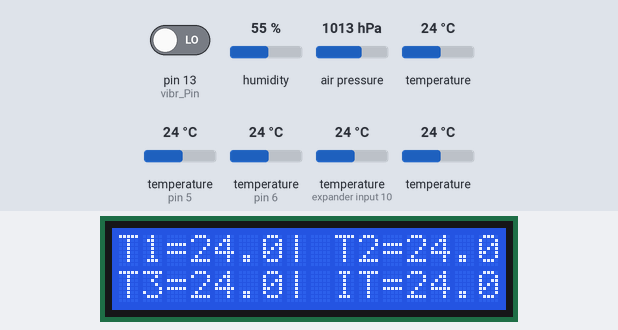
A sketch run on a simulated Arduino Uno, built with avr-gcc and run on an emulated ATmega328P. Parts: 16×2 character LCD. The test bench sets the inputs (shaded band); at power-on: humidity 55 %, temperature 24 °C, temperature (sensors on pin 6, expander input 10, pin 5) 24 °C, pin 13 (vibr_Pin) LOW, air pressure 1013 hPa. What the sketch prints to the serial monitor is not drawn.

Above: at 2.4 s.
2.5 s: humidity set to 22 %
At 11.1 s:
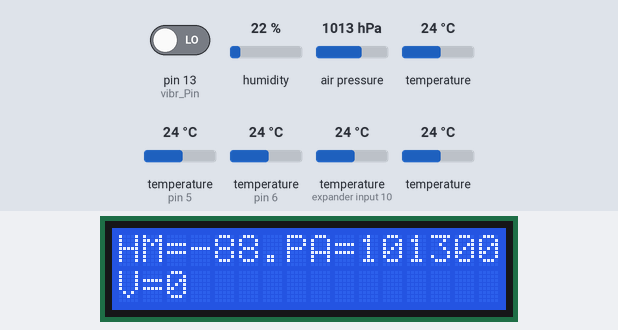
11.4 s: temperature (sensor 0) set to 12 °C
At 22.7 s:
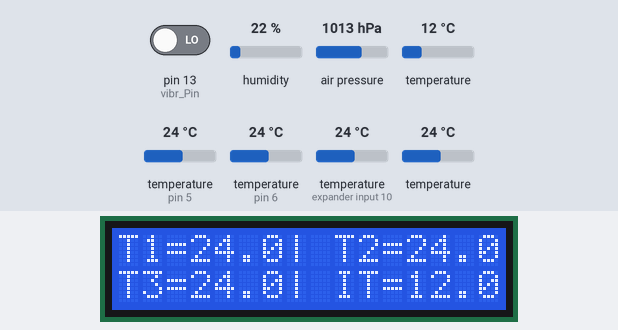
23.0 s: temperature (sensor on pin 6) set to 12 °C
At 24.9 s:
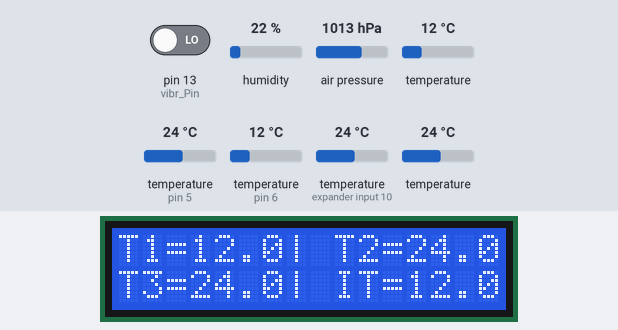
30.1 s: temperature (sensor on expander input 10) set to 12 °C
At 42.4 s:
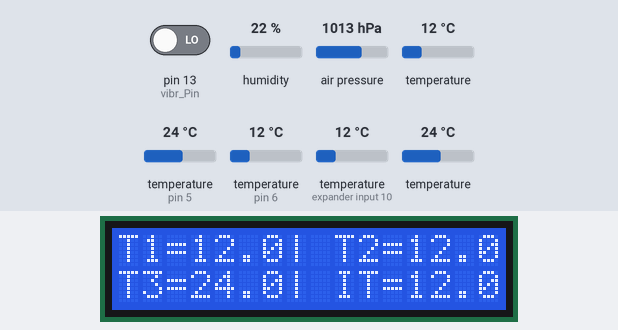
42.7 s: temperature (sensor 206) set to 12 °C
At 44.5 s:
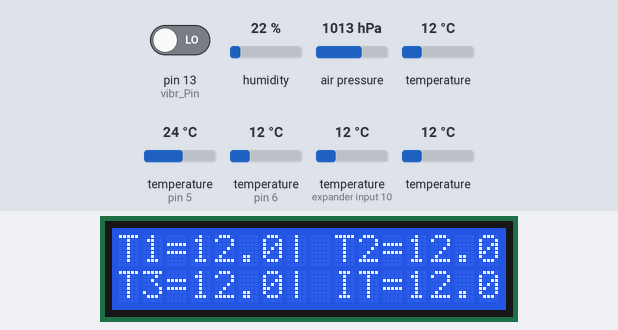
49.8 s: temperature (sensor 0) set to 19 °C
At 62.1 s:
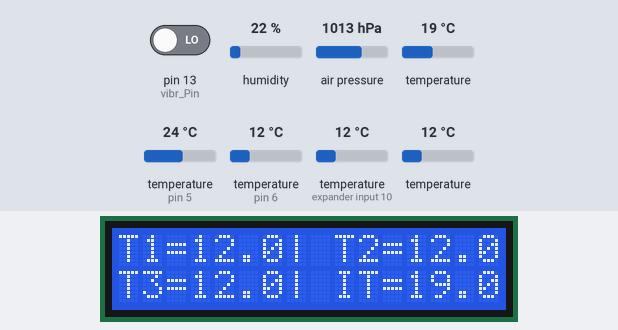
Timing chart, 0 to 63.4 s (numbered marks = the images above; inputs shaded):
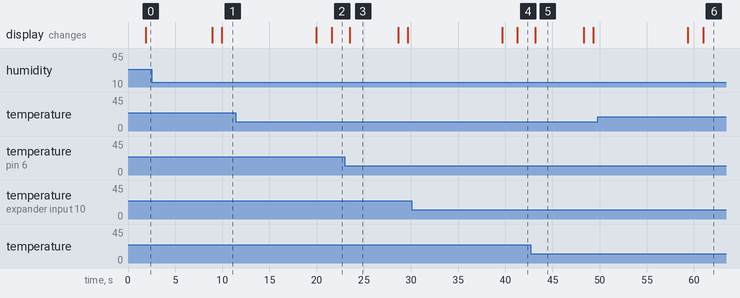

Measured:
- what the display in image 3 shows lasts 5.1 s, from 23.5 s to 28.6 s

The sketch:

sketch_nov24a.ino
```cpp
//26.11.2021 11.36 AM latest code
#include <Wire.h>

#include <OneWire.h>
#include <DallasTemperature.h>

// Data wire is plugged TO GPIO 4
#define ONE_WIRE_BUS 6

//DHT
#include "DHT.h"

#define DHTPIN 5     // what pin we're connected to

// Uncomment whatever type you're using!
#define DHTTYPE DHT11   // DHT 11
//#define DHTTYPE DHT22   // DHT 22  (AM2302)
//#define DHTTYPE DHT21   // DHT 21 (AM2301)

// Initialize DHT sensor for normal 16mhz Arduino
DHT dht(DHTPIN, DHTTYPE);

//DHT

float temp1;
float temp2;
float temp3;

int t1_temp = 7;
int t2_temp = 8;
int t3_temp = 9;
int t4_temp = 10;

int vibr_Pin =13;

#include <LiquidCrystal_I2C.h>
LiquidCrystal_I2C lcd(0x27,16,2);

int buzzr = 11;
// Setup a oneWire instance to communicate with any OneWire devices (not just Maxim/Dallas temperature ICs)
OneWire oneWire(ONE_WIRE_BUS);

// Pass our oneWire reference to Dallas Temperature.
DallasTemperature sensors(&oneWire);

// Number of temperature devices found
int numberOfDevices;

// We'll use this variable to store a found device address
DeviceAddress tempDeviceAddress;

//BMP
#include <Wire.h>
#include <SPI.h>
#include <Adafruit_BMP280.h>

#define BMP_SCK  (13)
#define BMP_MISO (12)
#define BMP_MOSI (11)
#define BMP_CS   (10)

Adafruit_BMP280 bmp; // I2C

//BMP

void setup(){

lcd.init();                      // initialize the lcd
lcd.init();
  // Print a message to the LCD.
 lcd.backlight();
   //start serial port
  Serial.begin(9600);
  pinMode(vibr_Pin, INPUT);
  // Start up the library
  sensors.begin();

  // Grab a count of devices on the wire
  numberOfDevices = sensors.getDeviceCount();

  // locate devices on the bus
  Serial.print("Locating devices...");
  Serial.print("Found ");
  Serial.print(numberOfDevices, DEC);
  Serial.println(" devices.");

  // Loop through each device, print out address
  for(int i=0;i<numberOfDevices; i++){
    // Search the wire for address
    if(sensors.getAddress(tempDeviceAddress, i)){
      Serial.print("Found device ");
      Serial.print(i, DEC);
      Serial.print(" with address: ");
      printAddress(tempDeviceAddress);
      Serial.println();
    } else {
      Serial.print("Found ghost device at ");
      Serial.print(i, DEC);
      Serial.print(" but could not detect address. Check power and cabling");
    }
  }

  //BMP
  Serial.println(F("BMP280 test"));

  //if (!bmp.begin(BMP280_ADDRESS_ALT, BMP280_CHIPID)) {
  if (!bmp.begin()) {
    Serial.println(F("Could not find a valid BMP280 sensor, check wiring or "
                      "try a different address!"));
    while (1) delay(10);
  }

  /* Default settings from datasheet. */
  bmp.setSampling(Adafruit_BMP280::MODE_NORMAL,     /* Operating Mode. */
                  Adafruit_BMP280::SAMPLING_X2,     /* Temp. oversampling */
                  Adafruit_BMP280::SAMPLING_X16,    /* Pressure oversampling */
                  Adafruit_BMP280::FILTER_X16,      /* Filtering. */
                  Adafruit_BMP280::STANDBY_MS_500); /* Standby time. */

  //BMP
}

void loop(){


  sensors.requestTemperatures(); // Send the command to get temperatures

  // Loop through each device, print out temperature data
  for(int i=0;i<numberOfDevices; i++){
    // Search the wire for address
    if(sensors.getAddress(tempDeviceAddress, i)){
      // Output the device ID
      Serial.print("device: ");
      Serial.println(i,DEC);
      // Print the data
      float tempC = sensors.getTempC(tempDeviceAddress);
      Serial.print("Temp C: ");
      Serial.println(tempC);

sensors.requestTemperatures();
  Serial.print("Temperature 1 is: ");
  temp1 = sensors.getTempCByIndex(0);
  Serial.println(temp1); // Why "byIndex"? You can have more than one IC on the same bus. 0 refers to the first IC on the wire

lcd.setCursor(0,0);
lcd.print("T1=");
lcd.print(temp1);

   if(temp1>=30)
      {
      digitalWrite(t1_temp,HIGH);

      }else{
      digitalWrite(t1_temp,LOW);
        }

  temp2 = sensors.getTempCByIndex(1);
  Serial.print("Temperature 2 is: ");
  Serial.println(temp2);

lcd.setCursor(7,0);
lcd.print("| T2=");
lcd.print(temp2);

   if(temp2>=30)
      {
      digitalWrite(t2_temp,HIGH);

      }else{
        digitalWrite(t2_temp,LOW);
        }

  temp3 = sensors.getTempCByIndex(2);
  Serial.print("Temperature 3 is: ");
  Serial.println(temp3);

lcd.setCursor(0,1);
lcd.print("T3=");
lcd.print(temp3);

    Serial.print(F("Temperature = "));
    Serial.print(bmp.readTemperature());
    Serial.println(" *C");

    lcd.setCursor(7,1);
    lcd.print("| IT=");
    lcd.print(bmp.readTemperature());

if(temp3>=30)
      {
      digitalWrite(t3_temp,HIGH);

      }else{
        digitalWrite(t3_temp,LOW);
        }
     delay(100);
      if(temp1 >= 30 || temp2>= 30 || temp3>= 30){
        digitalWrite(buzzr,HIGH);
        }else{
          digitalWrite(buzzr,LOW);
          }
    }
  }
  delay(5000);
  lcd.clear();
  //DHT

  float h = dht.readHumidity();
  float t = dht.readTemperature();

  // Check if any reads failed and exit early (to try again).
  if (isnan(h) || isnan(t))
  {
    Serial.println("Failed to read from DHT sensor!");
    return;
  }

  Serial.print("Humidity: ");
  Serial.print(h);

  Serial.print("Temperature: ");
  Serial.print(t);
  Serial.print(" *C ");

  //lcd.setCursor(7,1);
  //lcd.print("  IT=");
  //lcd.print(t+15);

  lcd.setCursor(0,0);
  lcd.print("HM=");
  lcd.print(h-110);

    Serial.print(F("Pressure = "));
    Serial.print(bmp.readPressure());
    Serial.println(" Pa");

    lcd.setCursor(7,0);
    lcd.print("PA=");
    lcd.print(bmp.readPressure());

  //SW180
   long measurement =TP_init();
   Serial.println(measurement);

    lcd.setCursor(0,1);
    lcd.print("V=");
    lcd.print(measurement);
  //SW180

  delay(10000);
  lcd.clear();
  //DHT

  //BMP


    Serial.print(F("Approx altitude = "));
    Serial.print(bmp.readAltitude(1013.25)); /* Adjusted to local forecast! */
    Serial.println(" m");

    Serial.println();


  //BMP


}

// function to print a device address
void printAddress(DeviceAddress deviceAddress) {
  for (uint8_t i = 0; i < 8; i++){
    if (deviceAddress[i] < 16) Serial.print("0");
      Serial.print(deviceAddress[i], HEX);
  }
}
long TP_init(){
  delay(10);
  long measurement=pulseIn (vibr_Pin, HIGH);  //wait for the pin to get HIGH and returns measurement
  return measurement;
}
```
